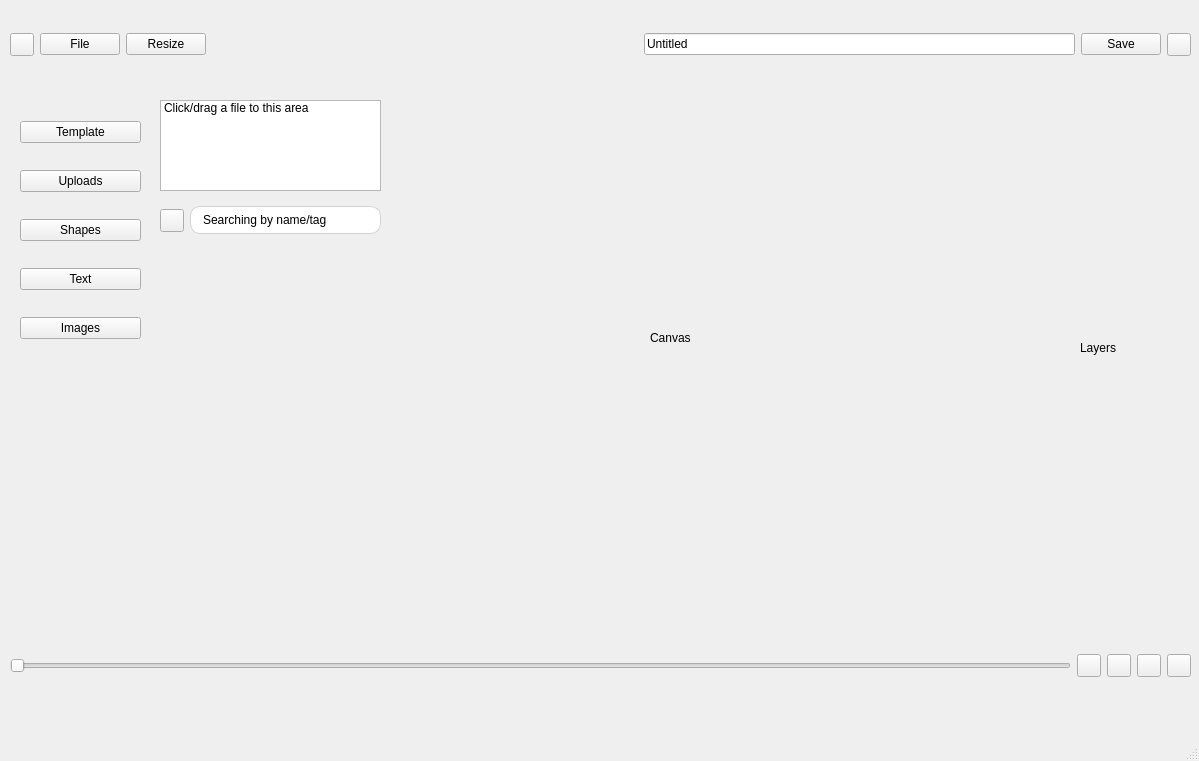
<?xml version="1.0" encoding="UTF-8"?>
<ui version="4.0">
 <class>MainWindow</class>
 <widget class="QMainWindow" name="MainWindow">
  <property name="geometry">
   <rect>
    <x>0</x>
    <y>0</y>
    <width>1199</width>
    <height>761</height>
   </rect>
  </property>
  <property name="windowTitle">
   <string>MainWindow</string>
  </property>
  <widget class="QWidget" name="centralwidget">
   <widget class="QWidget" name="horizontalLayoutWidget">
    <property name="geometry">
     <rect>
      <x>10</x>
      <y>9</y>
      <width>1181</width>
      <height>71</height>
     </rect>
    </property>
    <layout class="QHBoxLayout" name="horizontalLayout">
     <item>
      <widget class="QToolButton" name="toolButton">
       <property name="text">
        <string/>
       </property>
       <property name="icon">
        <iconset>
         <normaloff>../../Downloads/chevron-left.png</normaloff>../../Downloads/chevron-left.png</iconset>
       </property>
      </widget>
     </item>
     <item>
      <widget class="QPushButton" name="pushFile">
       <property name="text">
        <string>File</string>
       </property>
      </widget>
     </item>
     <item>
      <widget class="QPushButton" name="pushResize">
       <property name="text">
        <string>Resize</string>
       </property>
      </widget>
     </item>
     <item>
      <spacer name="horizontalSpacer">
       <property name="orientation">
        <enum>Qt::Horizontal</enum>
       </property>
       <property name="sizeHint" stdset="0">
        <size>
         <width>40</width>
         <height>20</height>
        </size>
       </property>
      </spacer>
     </item>
     <item>
      <widget class="QLineEdit" name="Untitled">
       <property name="text">
        <string>Untitled</string>
       </property>
      </widget>
     </item>
     <item>
      <widget class="QPushButton" name="pushSave">
       <property name="text">
        <string>Save</string>
       </property>
      </widget>
     </item>
     <item>
      <widget class="QToolButton" name="Download">
       <property name="text">
        <string/>
       </property>
       <property name="icon">
        <iconset>
         <normaloff>../../Downloads/arrow-down.png</normaloff>../../Downloads/arrow-down.png</iconset>
       </property>
      </widget>
     </item>
    </layout>
   </widget>
   <widget class="QWidget" name="horizontalLayoutWidget_2">
    <property name="geometry">
     <rect>
      <x>10</x>
      <y>90</y>
      <width>1181</width>
      <height>541</height>
     </rect>
    </property>
    <layout class="QHBoxLayout" name="horizontalLayout_2">
     <item>
      <widget class="QWidget" name="widget" native="true">
       <widget class="QWidget" name="widget_Sidebar" native="true">
        <property name="geometry">
         <rect>
          <x>10</x>
          <y>10</y>
          <width>121</width>
          <height>511</height>
         </rect>
        </property>
        <widget class="QWidget" name="verticalLayoutWidget">
         <property name="geometry">
          <rect>
           <x>0</x>
           <y>0</y>
           <width>121</width>
           <height>261</height>
          </rect>
         </property>
         <layout class="QVBoxLayout" name="verticalLayout">
          <item>
           <widget class="QPushButton" name="pushTemplate">
            <property name="text">
             <string>Template</string>
            </property>
           </widget>
          </item>
          <item>
           <widget class="QPushButton" name="pushUploads">
            <property name="text">
             <string>Uploads</string>
            </property>
           </widget>
          </item>
          <item>
           <widget class="QPushButton" name="pushShapes">
            <property name="text">
             <string>Shapes</string>
            </property>
           </widget>
          </item>
          <item>
           <widget class="QPushButton" name="pushText">
            <property name="text">
             <string>Text</string>
            </property>
           </widget>
          </item>
          <item>
           <widget class="QPushButton" name="pushImages">
            <property name="text">
             <string>Images</string>
            </property>
           </widget>
          </item>
         </layout>
        </widget>
       </widget>
       <widget class="QWidget" name="widget_2" native="true">
        <property name="geometry">
         <rect>
          <x>150</x>
          <y>110</y>
          <width>221</width>
          <height>411</height>
         </rect>
        </property>
        <widget class="QWidget" name="horizontalLayoutWidget_4">
         <property name="geometry">
          <rect>
           <x>0</x>
           <y>0</y>
           <width>221</width>
           <height>41</height>
          </rect>
         </property>
         <layout class="QHBoxLayout" name="horizontalLayout_4">
          <item>
           <widget class="QToolButton" name="toolSearch">
            <property name="text">
             <string/>
            </property>
            <property name="icon">
             <iconset>
              <normaloff>../../Downloads/search.png</normaloff>../../Downloads/search.png</iconset>
            </property>
           </widget>
          </item>
          <item>
           <widget class="QLineEdit" name="Search">
            <property name="styleSheet">
             <string notr="true">QLineEdit {
    border: 1px solid lightgray;
    border-radius: 10px;
    padding: 5px 10px;
}
</string>
            </property>
            <property name="text">
             <string>Searching by name/tag</string>
            </property>
           </widget>
          </item>
         </layout>
        </widget>
       </widget>
       <widget class="QWidget" name="horizontalLayoutWidget_3">
        <property name="geometry">
         <rect>
          <x>150</x>
          <y>10</y>
          <width>221</width>
          <height>91</height>
         </rect>
        </property>
        <layout class="QHBoxLayout" name="horizontalLayout_3">
         <item>
          <widget class="QListWidget" name="listWidget">
           <item>
            <property name="text">
             <string>Click/drag a file to this area</string>
            </property>
            <property name="icon">
             <iconset>
              <activeoff>../../Downloads/upload-cloud.png</activeoff>
             </iconset>
            </property>
           </item>
          </widget>
         </item>
        </layout>
       </widget>
       <widget class="QWidget" name="widgetCanvas" native="true">
        <property name="geometry">
         <rect>
          <x>380</x>
          <y>10</y>
          <width>591</width>
          <height>511</height>
         </rect>
        </property>
        <widget class="QLabel" name="label">
         <property name="geometry">
          <rect>
           <x>260</x>
           <y>230</y>
           <width>55</width>
           <height>16</height>
          </rect>
         </property>
         <property name="text">
          <string>Canvas</string>
         </property>
        </widget>
       </widget>
       <widget class="QWidget" name="widgetLayers" native="true">
        <property name="geometry">
         <rect>
          <x>990</x>
          <y>10</y>
          <width>181</width>
          <height>511</height>
         </rect>
        </property>
        <widget class="QLabel" name="label_2">
         <property name="geometry">
          <rect>
           <x>80</x>
           <y>240</y>
           <width>55</width>
           <height>16</height>
          </rect>
         </property>
         <property name="text">
          <string>Layers</string>
         </property>
        </widget>
       </widget>
      </widget>
     </item>
    </layout>
   </widget>
   <widget class="QWidget" name="horizontalLayoutWidget_5">
    <property name="geometry">
     <rect>
      <x>10</x>
      <y>640</y>
      <width>1181</width>
      <height>51</height>
     </rect>
    </property>
    <layout class="QHBoxLayout" name="horizontalLayout_5">
     <item>
      <widget class="QSlider" name="horizontalSlider">
       <property name="orientation">
        <enum>Qt::Horizontal</enum>
       </property>
      </widget>
     </item>
     <item>
      <widget class="QToolButton" name="toolZoom_in">
       <property name="text">
        <string/>
       </property>
       <property name="icon">
        <iconset>
         <normaloff>../../Downloads/Zoom in.png</normaloff>../../Downloads/Zoom in.png</iconset>
       </property>
      </widget>
     </item>
     <item>
      <widget class="QToolButton" name="toolZoom_out">
       <property name="text">
        <string/>
       </property>
       <property name="icon">
        <iconset>
         <normaloff>../../Downloads/Zoom out.png</normaloff>../../Downloads/Zoom out.png</iconset>
       </property>
      </widget>
     </item>
     <item>
      <widget class="QToolButton" name="toolUndo">
       <property name="text">
        <string/>
       </property>
       <property name="icon">
        <iconset>
         <normaloff>../../Downloads/Corner up-left (1).png</normaloff>../../Downloads/Corner up-left (1).png</iconset>
       </property>
      </widget>
     </item>
     <item>
      <widget class="QToolButton" name="toolRedo">
       <property name="text">
        <string/>
       </property>
       <property name="icon">
        <iconset>
         <normaloff>../../Downloads/Corner up-right (1).png</normaloff>../../Downloads/Corner up-right (1).png</iconset>
       </property>
      </widget>
     </item>
    </layout>
   </widget>
  </widget>
  <widget class="QMenuBar" name="menubar">
   <property name="geometry">
    <rect>
     <x>0</x>
     <y>0</y>
     <width>1199</width>
     <height>26</height>
    </rect>
   </property>
  </widget>
  <widget class="QStatusBar" name="statusbar"/>
 </widget>
 <resources/>
 <connections/>
</ui>
